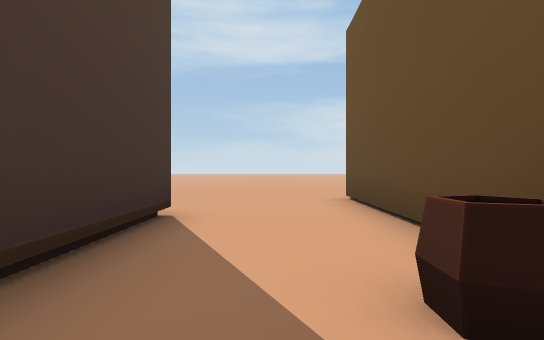
view 1 (above)

18 first-person views from a walk through a Unity game level. The camera is 1.2 m above the floor, looks level and sees 85° across. The floor is counted in squares, 2 m on a side. Each view is taken from the middle of a square. On the plan, view 1 faces up. The plan holds only what a view shows up to about 9 squares ahead; the rest is blank. The place goes on beyond the plan.

view 2
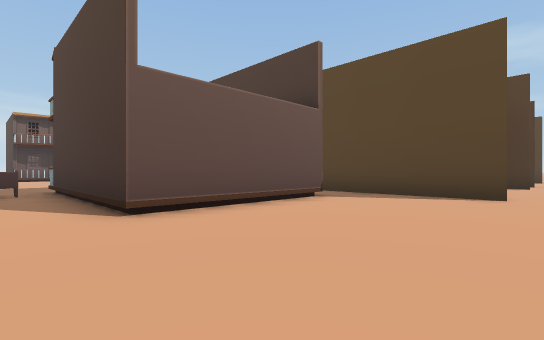

view 3
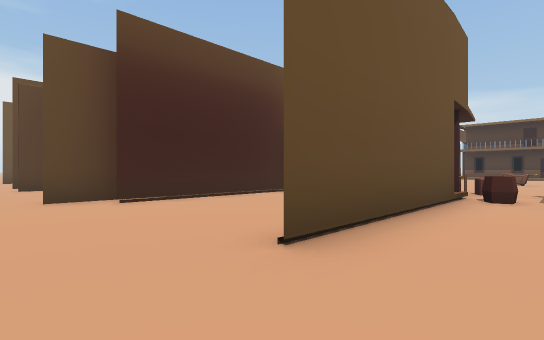

view 4
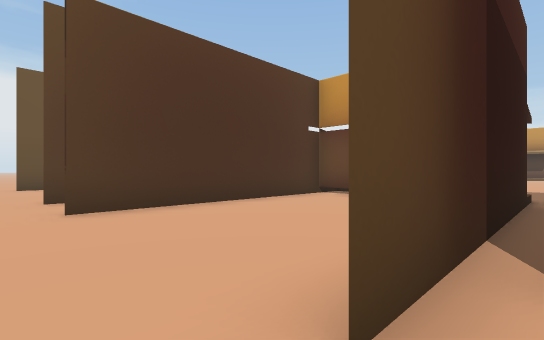

view 5
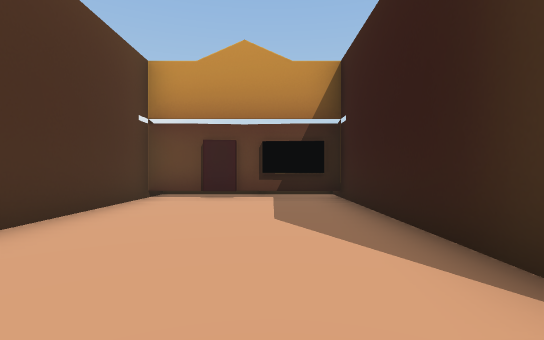

view 6
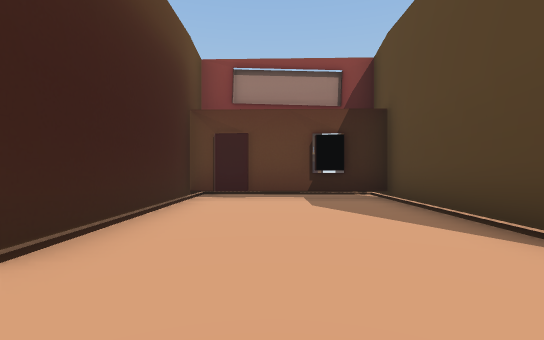

view 7
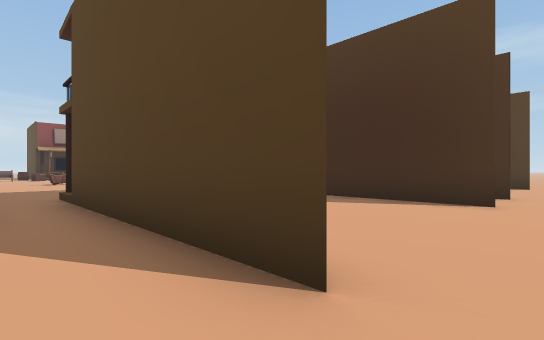

view 8
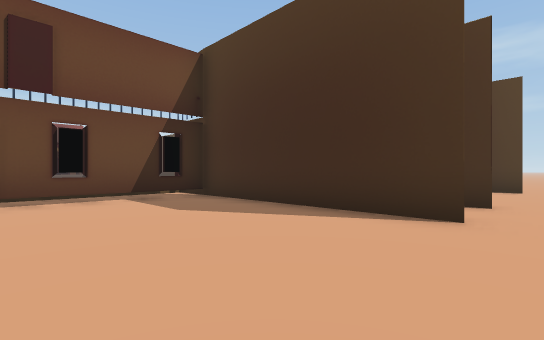

view 9
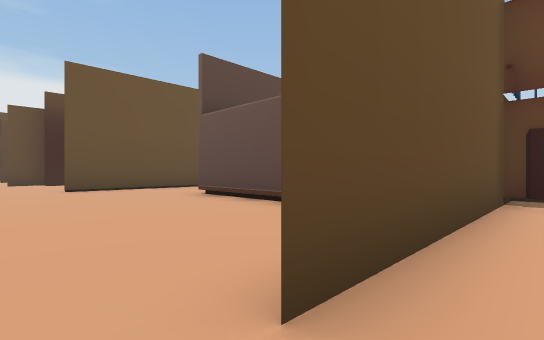

view 10
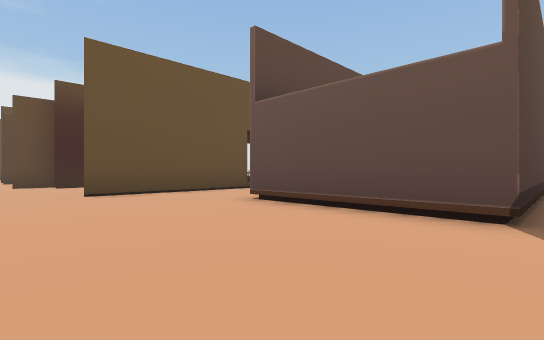

view 11
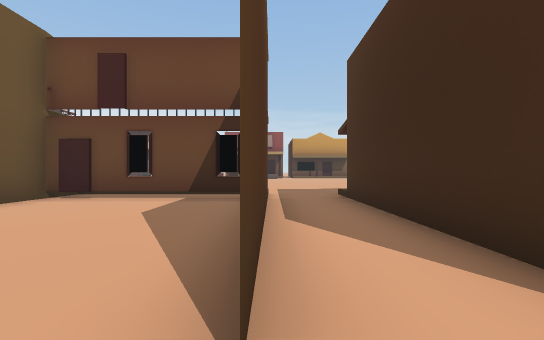

view 12
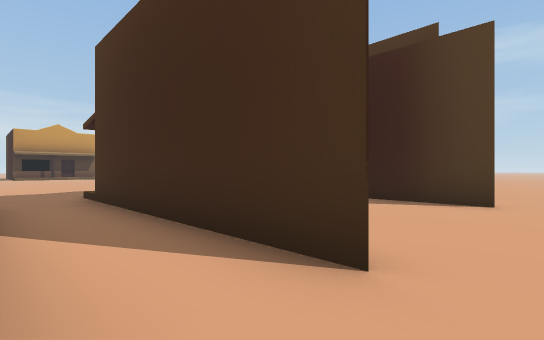

view 13
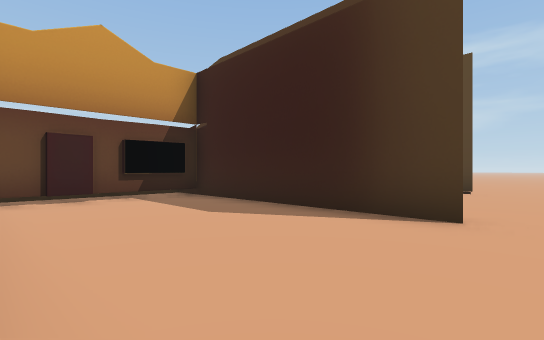

view 14
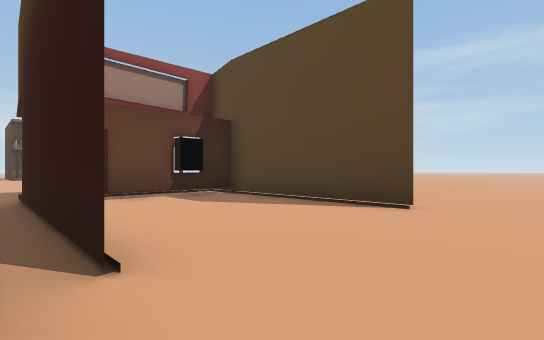

view 15
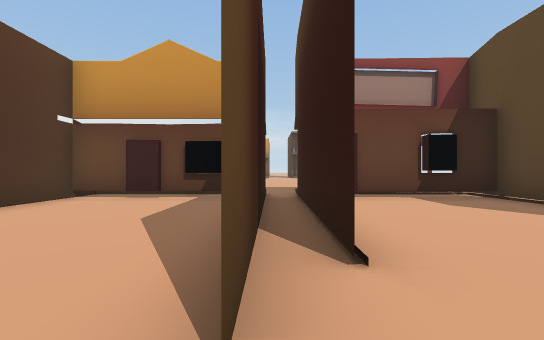

view 16
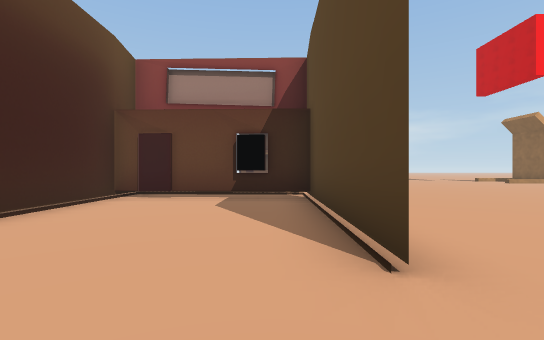

view 17
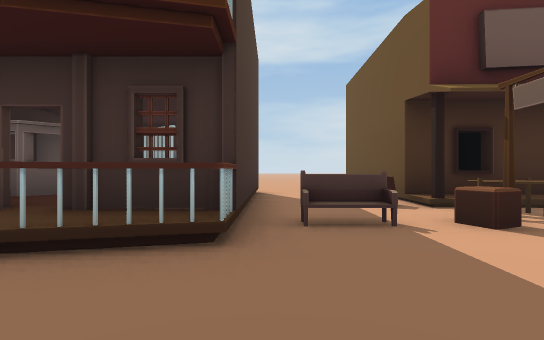

view 18
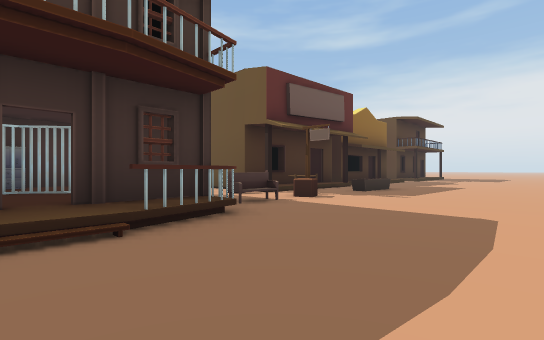

### Floor plan
Key: @ floor where view 1 was taken; # wall or solid block; x gap in a wall; . main floor; : floor 0.25 m higher than the main floor; / step, stairs or slope; = window, fence, low wall or low ledge; T thing the floor can be seen under or through; O other object.
Columns run from 26 left of view 1 to 17 right of it. Each row starts with its distance up from view 1.
  8 ..........................................
  7 ........#...#.#....#............#....##....#
  6 ...#....#...#.#....#........#...#....#
  5 ...#....#...#.#....#........#...#....#
  4 ...#....T...#.#....T#  O#...#...#....#
  3 ...#....T...#.T....TT OO#...#...#....#
  2 .. #TTT#TTTT#.TTTTTT#####...######TT##
  1 ..  ::://::::..::::T#####..=#:://::::.
  0        ..   ...    .#   #.@.#....
 -1             ...    .. ###x==..==..
 -2             ..    ..  ###.........
 -3             ..    ..  ............
 -4                       ............
 -5                       ..........

Positions as (right, up) in squares from view 1, and headings:
1: (0, 0), facing up
2: (0, 8), facing down-left
3: (0, 8), facing down-right
4: (6, 8), facing down-right
5: (8, 8), facing down
6: (4, 8), facing down
7: (-6, 8), facing down-left
8: (-8, 8), facing down-left
9: (-8, 8), facing down-right
10: (-6, 8), facing down-right
11: (-12, 8), facing down
12: (-12, 8), facing down-left
13: (-14, 8), facing down-left
14: (-18, 8), facing down-left
15: (-18, 8), facing down
16: (-22, 8), facing down
17: (-1, -4), facing up
18: (-4, -5), facing up-right
